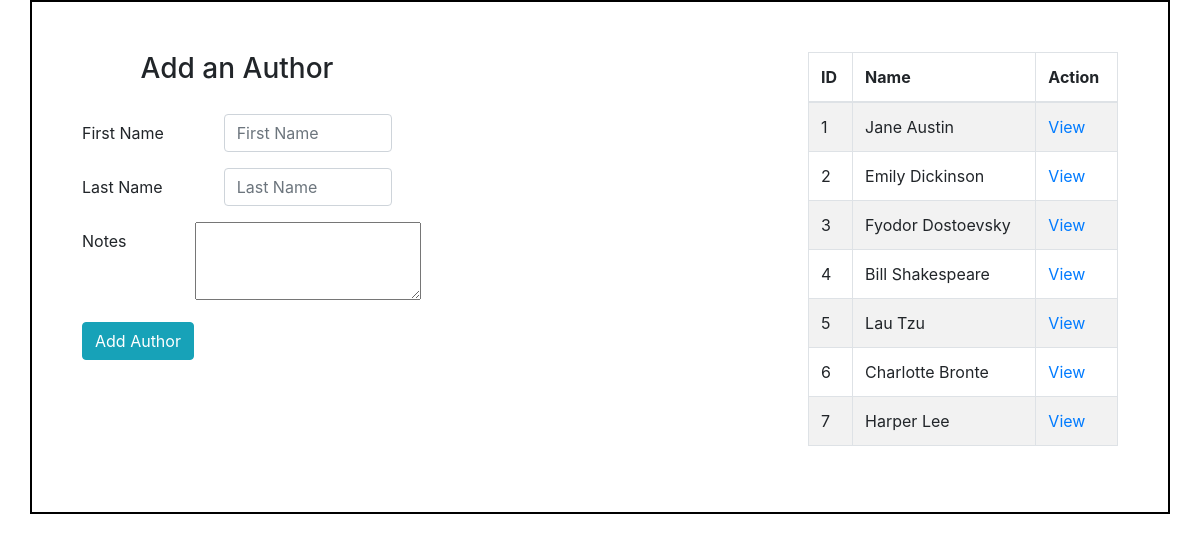
The app's page /authors with its own data.
### app_books_authors/models.py (models this page shows)
class Author(models.Model):
    first_name = models.CharField(max_length = 255)
    last_name = models.CharField(max_length = 255)
    notes = models.TextField(default = "No notes for this Author")
    books = models.ManyToManyField(Book, related_name = "authors")
    created_at = models.DateTimeField(auto_now_add = True)
    updated_at = models.DateTimeField(auto_now = True)

### app_books_authors/views.py (the view)
# urls.py: path('authors', views.authors),
def authors(request):
    context = {
        'all_authors' : Author.objects.all()
    }
    return render(request, 'authors.html', context)

### app_books_authors/templates/authors.html (shortened to what this page needs)
<!DOCTYPE html>
<html lang="en">
<head>
    {% load static %}
    <link rel="stylesheet" href="https://maxcdn.bootstrapcdn.com/bootstrap/4.0.0/css/bootstrap.min.css">
    <link rel="stylesheet" href="{% static 'style.css' %}">
</head>
<body>
    <div class="container">
        <div class="add_form">
            <h3>Add an Author</h3>
            <form action="/add_author" method = "POST">
                <div class="form-group row">
                    <label for="first_name" class="col-sm-5 col-form-label">First Name</label>
                    <div class="col-sm-7">
                        <input type="text" class="form-control" id="first_name" name = "first_name" placeholder="First Name">
                    </div>
                </div>
                <div class="form-group row">
                    <label for="last_name" class="col-sm-5 col-form-label">Last Name</label>
                    <div class="col-sm-7">
                        <input type="text" class="form-control" name = "last_name" id="last_name" placeholder="Last Name">
                    </div>
                </div>
                <div class="form-group row">
                    <label for="notes" class="col-sm-4 col-form-label">Notes</label>
                    <div class="col-sm-8">
                        <textarea name="notes" id="notes" cols="20" rows="3"></textarea>
                    </div>
                </div>
                <div class="form-group row">
                    <div class="col-sm-7">
                        <button type="submit" class="btn btn-info">Add Author</button>
                    </div>
                </div>
            </form>
        </div>
        <div class="show_table">
            <table class="table table-striped table-bordered col-sm-7">
                <thead>
                    <tr>
                        <th scope="col">ID</th>
                        <th scope="col">Name</th>
                        <th scope="col">Action</th>
                    </tr>
                </thead>
                <tbody>
                    {% for author in all_authors %}
                        <tr>
                        <td>{{ author.id }}</td>
                        <td>{{ author.first_name }} {{ author.last_name }}</td>
                        <td><a href="/one_author/{{ author.id }}">View</a></td>
                        </tr>
                    {% endfor %}
                </tbody>
            </table>
        </div>
    </div>
</body>
</html>

### app_books_authors/static/style.css (style rules this page uses)
.container { display: flex; justify-content: space-between; border: 2px solid black; padding: 30px; }
.add_form { width: 350px; min-height: 250px; padding: 20px; }
h3 { text-align: center; padding-bottom: 20px; }
.show_table { width: 350px; min-height: 250px; padding: 20px; }

### records on screen
Author: id "1", first_name "Jane", last_name "Austin"
Author: id "2", first_name "Emily", last_name "Dickinson"
Author: id "3", first_name "Fyodor", last_name "Dostoevsky"
Author: id "4", first_name "Bill", last_name "Shakespeare"
Author: id "5", first_name "Lau", last_name "Tzu"
Author: id "6", first_name "Charlotte", last_name "Bronte"
Author: id "7", first_name "Harper", last_name "Lee"
